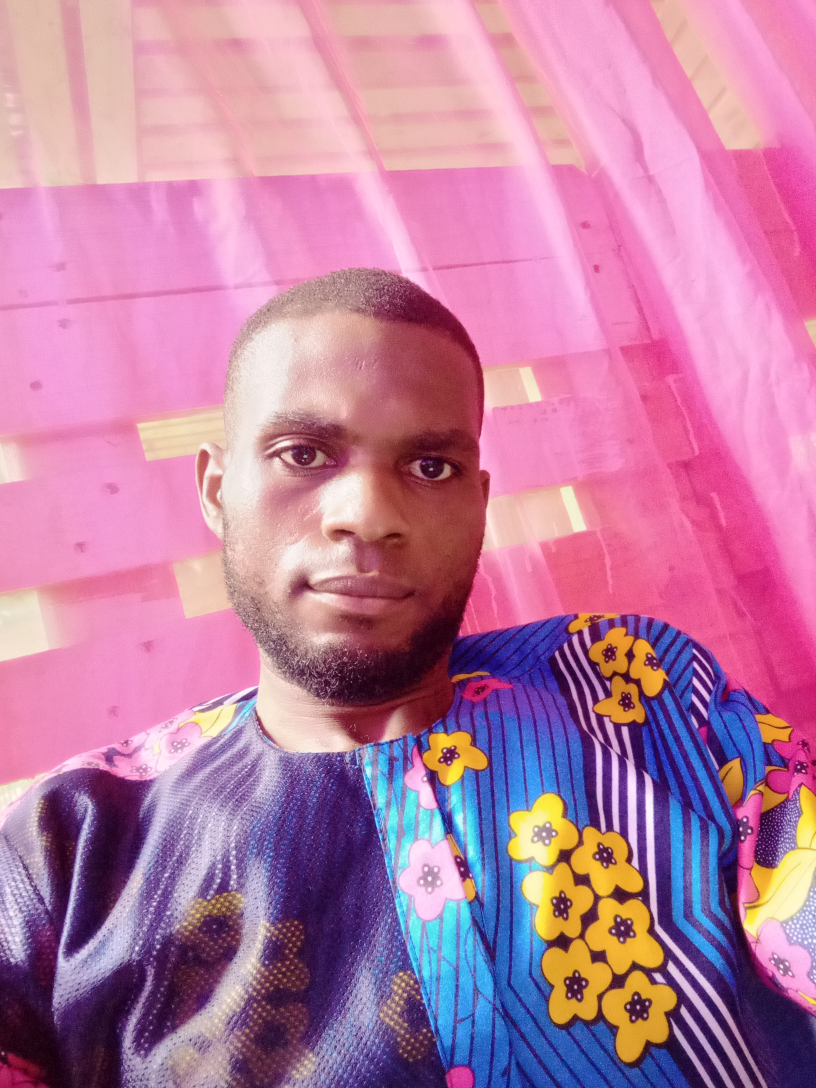
#> input picture data/images/klaus.jpg, 2448 x 3264 px (shown at 1/3 size)
$ python masking.py
#> lines starting #> are read from the running program, lines starting #| are printed output that depends on the picture; after the words box and inside, x2 and y2 are one past the last pixel; in counts of white or black regions, pixels touching at a corner belong together
import cv2 as cv
import numpy as np

img = cv.imread('data/images/klaus.jpg')
#> img is the input picture: shape (3264, 2448, 3); mean B, G, R 161.9, 126.9, 189
resized = cv.resize(img, (500,500), interpolation=cv.INTER_AREA)
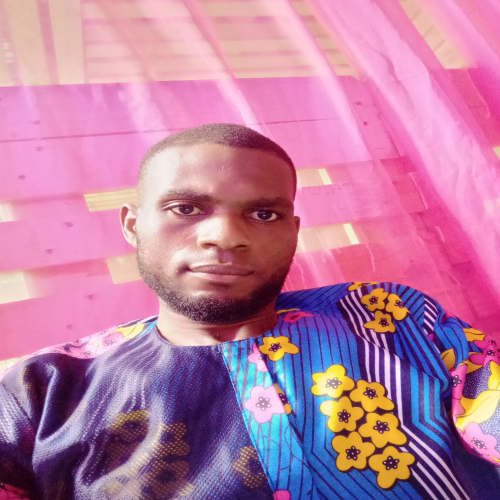
#> resized: shape (500, 500, 3); mean B, G, R 161.9, 126.9, 189
cv.imshow('Person', resized)

blank = np.zeros(resized.shape[:2], dtype='uint8')
cv.imshow('Blank Image', blank)

mask = cv.circle(blank, (resized.shape[1]//2, resized.shape[0]//2), 100, 255, -1)
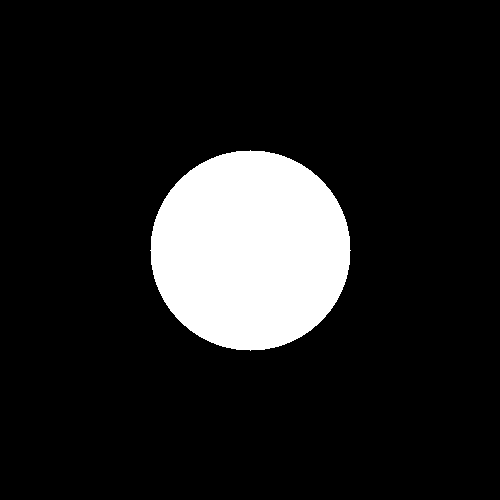
#> blank: shape (500, 500); 12.6% white; 1 white region, box (x1, y1, x2, y2) and area: (150, 150, 351, 351) 31417
cv.imshow('Mask', mask)

masked = cv.bitwise_and(resized, resized, mask=mask)
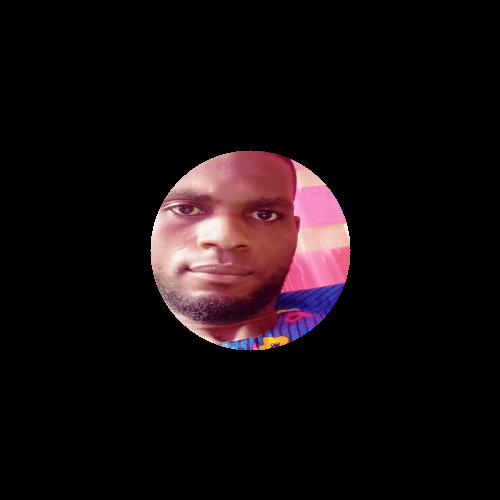
#> masked: shape (500, 500, 3); mean B, G, R 14.7, 12.5, 21.2
cv.imshow('Masked Image', masked)

masked1 = cv.bitwise_or(resized, resized, mask=mask)
cv.imshow('Masked Image 1', masked1)

cv.waitKey(0)

$ run again, with data/images/animal1.jpeg copied over data/images/klaus.jpg
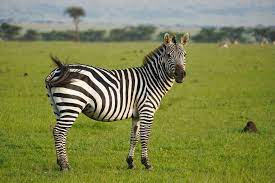
#> input picture data/images/animal1.jpeg, 275 x 183 px
#> img is the input picture: shape (183, 275, 3); mean B, G, R 77.2, 132.8, 126.8
#> `resized = cv.resize(img, (500,500), interpolation=cv.INTER_AREA)`:
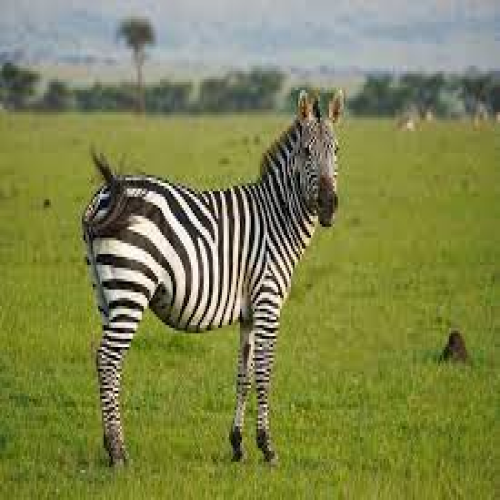
#> resized: shape (500, 500, 3); mean B, G, R 77.2, 132.7, 126.8
#> blank: shape (500, 500); 12.6% white; 1 white region, box (x1, y1, x2, y2) and area: (150, 150, 351, 351) 31417
#> `masked = cv.bitwise_and(resized, resized, mask=mask)`:
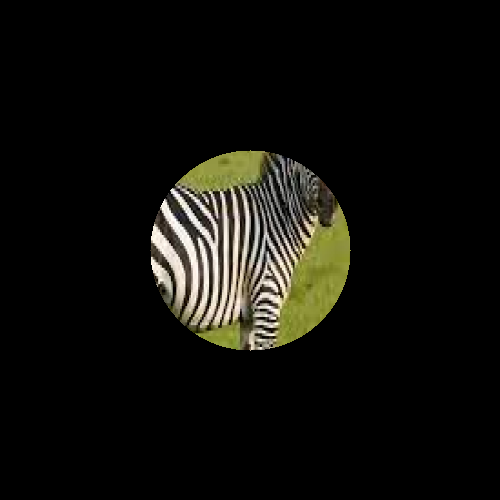
#> masked: shape (500, 500, 3); mean B, G, R 11.5, 15.7, 16.1

$ run again, with data/images/animal2.jpeg copied over data/images/klaus.jpg
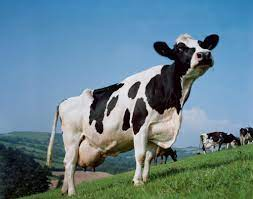
#> input picture data/images/animal2.jpeg, 253 x 199 px
#> img is the input picture: shape (199, 253, 3); mean B, G, R 140.9, 128.7, 99.3
#> `resized = cv.resize(img, (500,500), interpolation=cv.INTER_AREA)`:
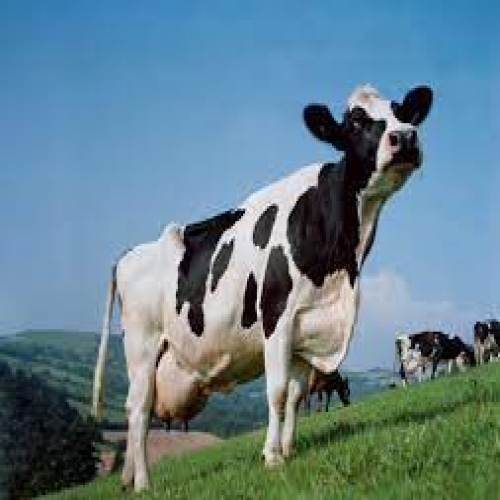
#> resized: shape (500, 500, 3); mean B, G, R 140.9, 128.6, 99.3
#> blank: shape (500, 500); 12.6% white; 1 white region, box (x1, y1, x2, y2) and area: (150, 150, 351, 351) 31417
#> `masked = cv.bitwise_and(resized, resized, mask=mask)`:
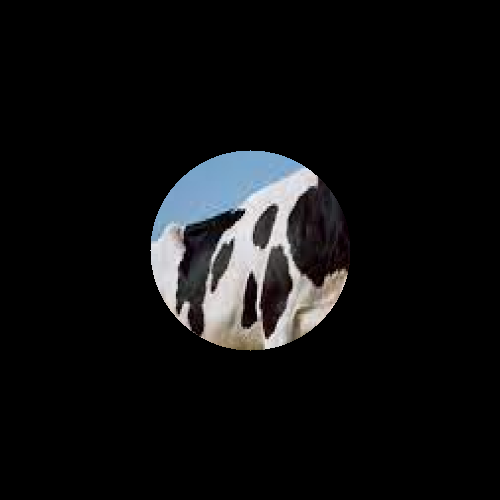
#> masked: shape (500, 500, 3); mean B, G, R 16.7, 15.9, 15.5

$ run again, with data/images/animal4.jpeg copied over data/images/klaus.jpg
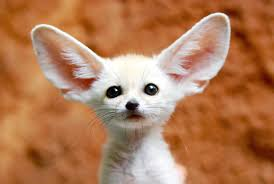
#> input picture data/images/animal4.jpeg, 274 x 184 px
#> img is the input picture: shape (184, 274, 3); mean B, G, R 87.2, 123.9, 178.2
#> `resized = cv.resize(img, (500,500), interpolation=cv.INTER_AREA)`:
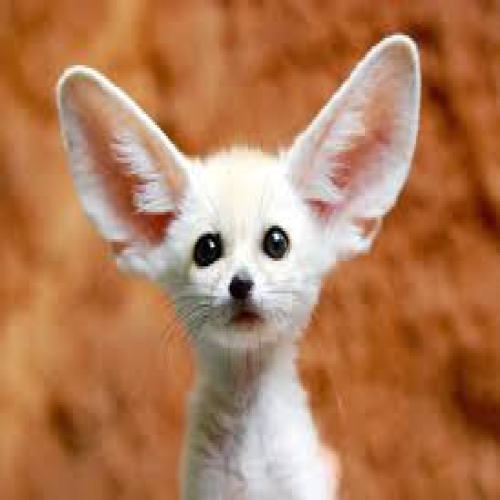
#> resized: shape (500, 500, 3); mean B, G, R 87.1, 123.9, 178.1
#> blank: shape (500, 500); 12.6% white; 1 white region, box (x1, y1, x2, y2) and area: (150, 150, 351, 351) 31417
#> `masked = cv.bitwise_and(resized, resized, mask=mask)`:
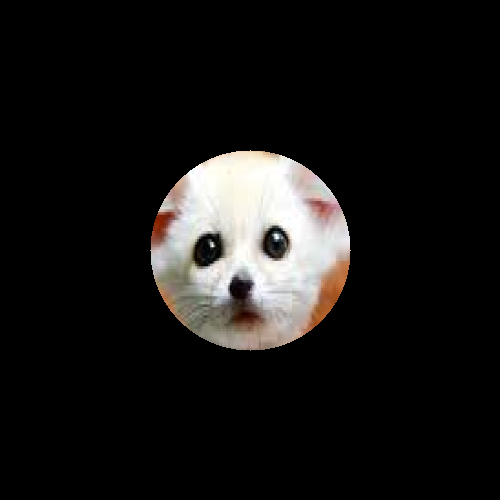
#> masked: shape (500, 500, 3); mean B, G, R 21.9, 22.9, 24.1
